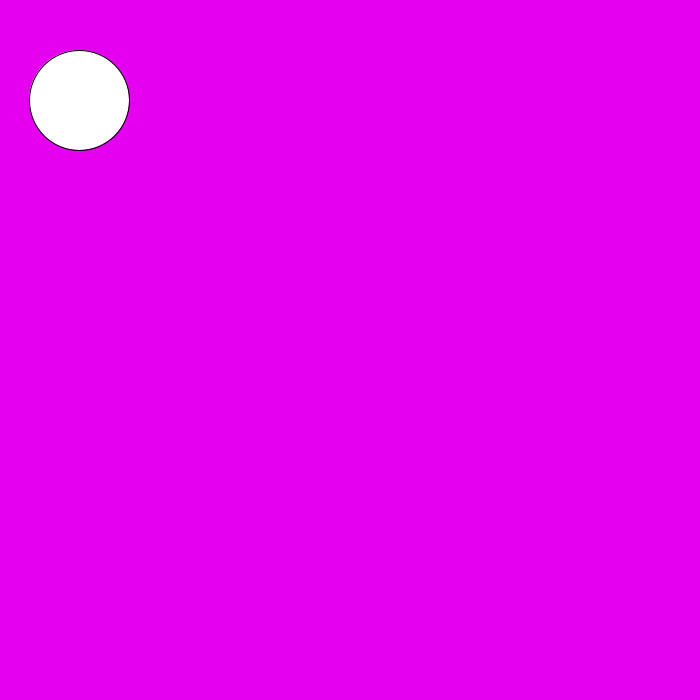
Frame 1 (no input)
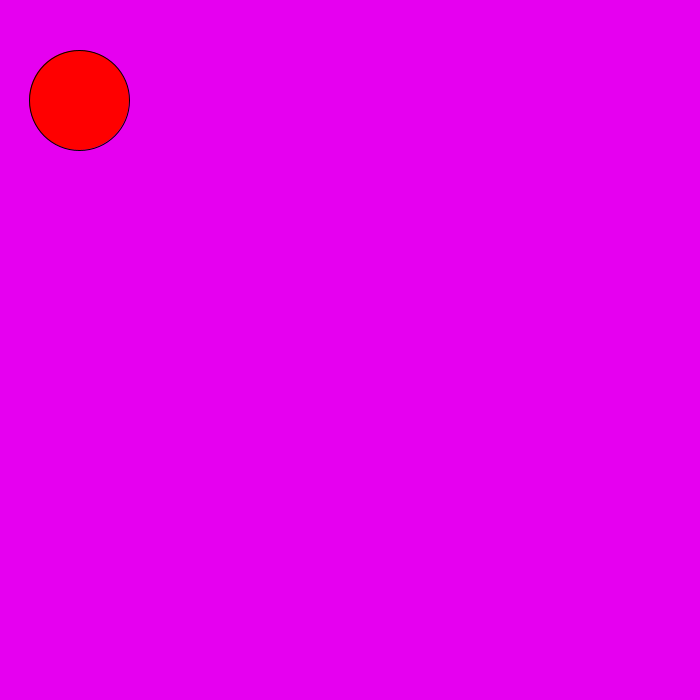
Frame 60 (the mouse pressed at the canvas centre just before this capture)
Frame 120 (the mouse held since frame 60 and released just before this capture): identical to frame 60, image omitted

The Processing sketch that drew these frames (run headless with seeded random() and noise(); from frame 60 on, the mouse is pressed at the canvas centre):

// Processing sketch: slippery_dot
// ── slippery_dot.pde
/*** When you are done, this program will draw an ellipse 
     that jumps to new location each time you click on it.
***/
 
 // 1. Create three integer variables to represent the x, y, and the size of the ellipse
       int size = 100;
       int x = 79;
       int y = 100;
   
    
    
    void setup() {
     
      // 2. Set the size of your sketch
     size(700,700);
    }
    
    void draw() {
    
      // 3. Set the background color of your sketch
                background(230,0,240);
      // 4. Draw an ellipse using the variables created at the top of the sketch for the location and size of your ellipse. 
      //    Make sure it fits in the window. Change the variables if it does not.
  ellipse(x,y,size,size);
  fill(255,0,0);
   
    }
    
    /******** This method gets called automatically when you press the mouse ************/
    void mousePressed() {
      //5. Create an integer variable called distance
      int distance = getDistanceFromMouse(x,y);
      //6. The getDistanceFromMouse() method below returns a number.
      //   Set the value of your distance variable to the value returned by the getDistance method
      //   You will need to pass the x and y location of your ellipse to this method.
        
          
      //7.  Use an if statement to check if your distance variable is < the radius of the ellipse
      //    If it is, make a new x AND y for the ellipse, for a new random location on the window
      //    Hint: Use code like this      x = (int) random(width);
       if(distance<size) {
       x = (int) random(width);
       y = (int) random(height);
       }
      
    }
    
    /********  This method gives you the number of pixels between the mouse and the x,y point ***********/
    int getDistanceFromMouse(int x, int y) {
      return (int)Math.sqrt(Math.pow((mouseX-x),2) + Math.pow((mouseY-y),2));
    }
